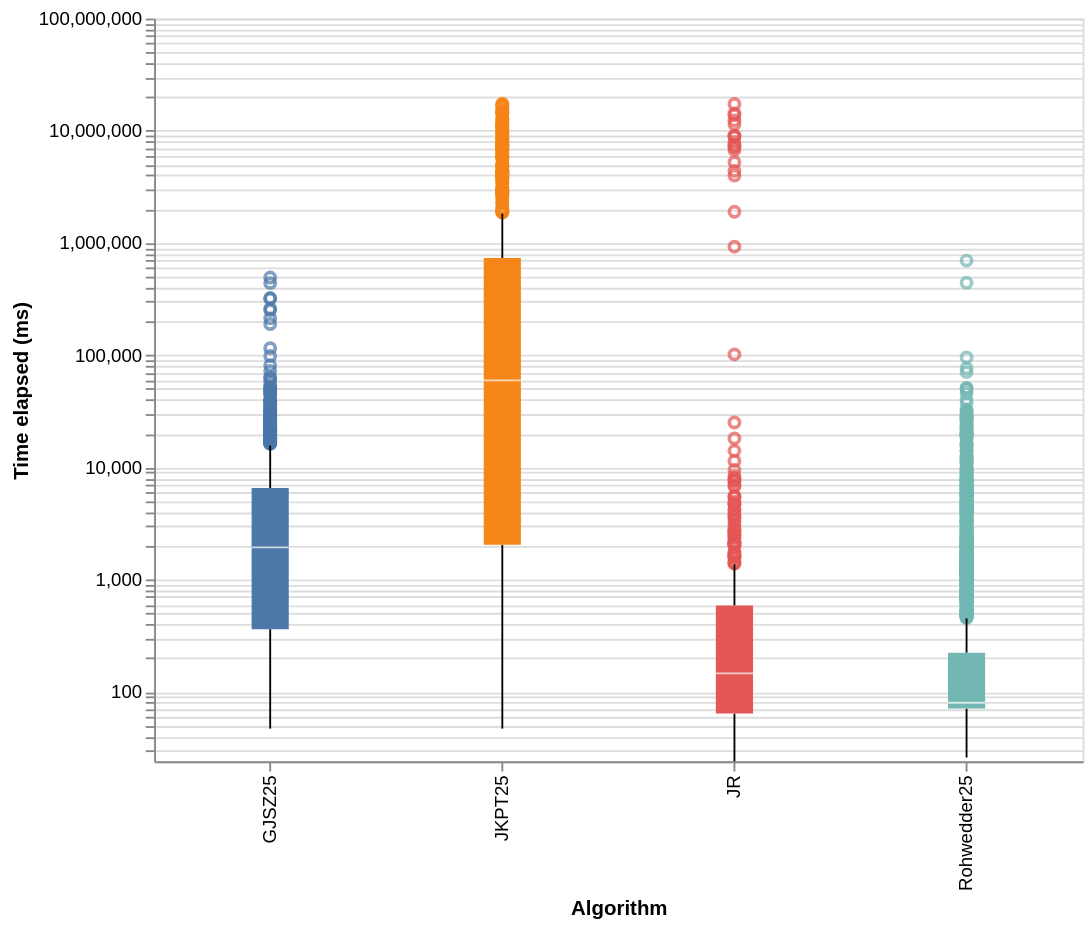

This figure's notebook cell:
### Markdown cell above
#### Overall comparison

### Code cell
chart = (
    alt.Chart(df_finished)
    .mark_boxplot(size=20)
    .encode(
        x=alt.X(
            "algorithm:N",
            title="Algorithm"
        ),
        y=alt.Y(
            "elapsed:Q",
            title="Time elapsed (ms)",
            scale=alt.Scale(
                type="log",
                domain=[df_finished["elapsed"].min(), 100_000_000]
            )
        ),
        color=alt.Color("algorithm:N", legend = None)
    )
    .properties(
        width=500,
        height=400
    )
)

display(chart)

chart.save("runtime_by_algorithm.pdf")

### Figure 1 — Vega specification as saved in the notebook (floating-point values rounded to 4 significant figures; data arrays with more than 128 entries replaced by an {"elided": "..."} marker saying what was removed)
{"$schema": "https://vega.github.io/schema/vega/v6.json", "data": [{"name": "source_0"}, {"name": "data_0"}, {"name": "data_1", "values": {"elided": "913 records"}}, {"name": "data_2"}, {"name": "data_3", "values": [{"algorithm": "Rohwedder25", "lower_box_elapsed": 71.0, "lower_whisker_elapsed": 26.0, "upper_whisker_elapsed": 451.0}, {"algorithm": "GJSZ25", "lower_box_elapsed": 362.0, "lower_whisker_elapsed": 47.0, "upper_whisker_elapsed": 15640.0}, {"algorithm": "JR", "lower_box_elapsed": 64.0, "lower_whisker_elapsed": 24.0, "upper_whisker_elapsed": 1371.0}, {"algorithm": "JKPT25", "lower_box_elapsed": 2043.0, "lower_whisker_elapsed": 47.0, "upper_whisker_elapsed": 1825000.0}]}, {"name": "data_4", "values": [{"algorithm": "Rohwedder25", "lower_whisker_elapsed": 26.0, "upper_box_elapsed": 223.0, "upper_whisker_elapsed": 451.0}, {"algorithm": "GJSZ25", "lower_whisker_elapsed": 47.0, "upper_box_elapsed": 6549.0, "upper_whisker_elapsed": 15640.0}, {"algorithm": "JR", "lower_whisker_elapsed": 24.0, "upper_box_elapsed": 588.0, "upper_whisker_elapsed": 1371.0}, {"algorithm": "JKPT25", "lower_whisker_elapsed": 47.0, "upper_box_elapsed": 735200.0, "upper_whisker_elapsed": 1825000.0}]}, {"name": "data_5"}, {"name": "data_6", "values": [{"algorithm": "Rohwedder25", "lower_box_elapsed": 71.0, "max_elapsed": 697100.0, "mid_box_elapsed": 80.0, "min_elapsed": 26.0, "upper_box_elapsed": 223.0}, {"algorithm": "GJSZ25", "lower_box_elapsed": 362.0, "max_elapsed": 492100.0, "mid_box_elapsed": 1938.0, "min_elapsed": 47.0, "upper_box_elapsed": 6549.0}, {"algorithm": "JR", "lower_box_elapsed": 64.0, "max_elapsed": 17330000.0, "mid_box_elapsed": 146.0, "min_elapsed": 24.0, "upper_box_elapsed": 588.0}, {"algorithm": "JKPT25", "lower_box_elapsed": 2043.0, "max_elapsed": 17410000.0, "mid_box_elapsed": 59720.0, "min_elapsed": 47.0, "upper_box_elapsed": 735200.0}]}, {"name": "data_7", "values": [{"algorithm": "Rohwedder25", "lower_box_elapsed": 71.0, "max_elapsed": 697100.0, "mid_box_elapsed": 80.0, "min_elapsed": 26.0, "upper_box_elapsed": 223.0}, {"algorithm": "GJSZ25", "lower_box_elapsed": 362.0, "max_elapsed": 492100.0, "mid_box_elapsed": 1938.0, "min_elapsed": 47.0, "upper_box_elapsed": 6549.0}, {"algorithm": "JR", "lower_box_elapsed": 64.0, "max_elapsed": 17330000.0, "mid_box_elapsed": 146.0, "min_elapsed": 24.0, "upper_box_elapsed": 588.0}, {"algorithm": "JKPT25", "lower_box_elapsed": 2043.0, "max_elapsed": 17410000.0, "mid_box_elapsed": 59720.0, "min_elapsed": 47.0, "upper_box_elapsed": 735200.0}]}, {"name": "data_1_x_domain_algorithm_0", "values": [{"algorithm": "Rohwedder25"}, {"algorithm": "GJSZ25"}, {"algorithm": "JKPT25"}, {"algorithm": "JR"}]}, {"name": "data_3_x_domain_algorithm_1", "values": [{"algorithm": "Rohwedder25"}, {"algorithm": "GJSZ25"}, {"algorithm": "JR"}, {"algorithm": "JKPT25"}]}, {"name": "data_4_x_domain_algorithm_2", "values": [{"algorithm": "Rohwedder25"}, {"algorithm": "GJSZ25"}, {"algorithm": "JR"}, {"algorithm": "JKPT25"}]}, {"name": "data_6_x_domain_algorithm_3", "values": [{"algorithm": "Rohwedder25"}, {"algorithm": "GJSZ25"}, {"algorithm": "JR"}, {"algorithm": "JKPT25"}]}, {"name": "data_7_x_domain_algorithm_4", "values": [{"algorithm": "Rohwedder25"}, {"algorithm": "GJSZ25"}, {"algorithm": "JR"}, {"algorithm": "JKPT25"}]}, {"name": "data_1_color_domain_algorithm_0", "values": [{"algorithm": "Rohwedder25"}, {"algorithm": "GJSZ25"}, {"algorithm": "JKPT25"}, {"algorithm": "JR"}]}, {"name": "data_6_color_domain_algorithm_1", "values": [{"algorithm": "Rohwedder25"}, {"algorithm": "GJSZ25"}, {"algorithm": "JR"}, {"algorithm": "JKPT25"}]}, {"name": "data_7_color_domain_algorithm_2", "values": [{"algorithm": "Rohwedder25"}, {"algorithm": "GJSZ25"}, {"algorithm": "JR"}, {"algorithm": "JKPT25"}]}], "marks": [{"type": "symbol", "name": "layer_0_layer_0_marks", "from": {"data": "data_1"}, "encode": {"update": {"y": {"field": "elapsed", "scale": "y"}, "opacity": {"value": 0.7}, "x": {"field": "algorithm", "scale": "x", "band": 0.5}, "fill": {"value": "transparent"}, "stroke": {"field": "algorithm", "scale": "color"}}}, "style": ["point", "boxplot-outliers"]}, {"type": "rule", "name": "layer_0_layer_1_layer_0_marks", "from": {"data": "data_3"}, "encode": {"update": {"tooltip": {"signal": "{\"Upper Whisker of Time elapsed (ms)\": format(datum[\"upper_whisker_elapsed\"], \"\"), \"Lower Whisker of Time elapsed (ms)\": format(datum[\"lower_whisker_elapsed\"], \"\"), \"algorithm\": isValid(datum[\"algorithm\"]) ? datum[\"algorithm\"] : \"\"+datum[\"algorithm\"], \"Algorithm\": isValid(datum[\"algorithm\"]) ? datum[\"algorithm\"] : \"\"+datum[\"algorithm\"]}"}, "stroke": {"value": "black"}, "y2": {"field": "lower_box_elapsed", "scale": "y"}, "y": {"field": "lower_whisker_elapsed", "scale": "y"}, "x": {"field": "algorithm", "scale": "x", "band": 0.5}}}, "style": ["rule", "boxplot-rule"], "aria": false}, {"type": "rule", "name": "layer_0_layer_1_layer_1_marks", "from": {"data": "data_4"}, "encode": {"update": {"x": {"field": "algorithm", "scale": "x", "band": 0.5}, "y": {"field": "upper_box_elapsed", "scale": "y"}, "tooltip": {"signal": "{\"Upper Whisker of Time elapsed (ms)\": format(datum[\"upper_whisker_elapsed\"], \"\"), \"Lower Whisker of Time elapsed (ms)\": format(datum[\"lower_whisker_elapsed\"], \"\"), \"algorithm\": isValid(datum[\"algorithm\"]) ? datum[\"algorithm\"] : \"\"+datum[\"algorithm\"], \"Algorithm\": isValid(datum[\"algorithm\"]) ? datum[\"algorithm\"] : \"\"+datum[\"algorithm\"]}"}, "y2": {"field": "upper_whisker_elapsed", "scale": "y"}, "stroke": {"value": "black"}}}, "aria": false, "style": ["rule", "boxplot-rule"]}, {"type": "rect", "name": "layer_1_layer_0_marks", "from": {"data": "data_6"}, "encode": {"update": {"y": {"field": "lower_box_elapsed", "scale": "y"}, "xc": {"field": "algorithm", "scale": "x", "band": 0.5}, "fill": {"field": "algorithm", "scale": "color"}, "tooltip": {"signal": "{\"Max of Time elapsed (ms)\": format(datum[\"max_elapsed\"], \"\"), \"Q3 of Time elapsed (ms)\": format(datum[\"upper_box_elapsed\"], \"\"), \"Median of Time elapsed (ms)\": format(datum[\"mid_box_elapsed\"], \"\"), \"Q1 of Time elapsed (ms)\": format(datum[\"lower_box_elapsed\"], \"\"), \"Min of Time elapsed (ms)\": format(datum[\"min_elapsed\"], \"\"), \"algorithm\": isValid(datum[\"algorithm\"]) ? datum[\"algorithm\"] : \"\"+datum[\"algorithm\"], \"Algorithm\": isValid(datum[\"algorithm\"]) ? datum[\"algorithm\"] : \"\"+datum[\"algorithm\"]}"}, "width": {"value": 20}, "y2": {"field": "upper_box_elapsed", "scale": "y"}}}, "style": ["bar", "boxplot-box"]}, {"type": "rect", "name": "layer_1_layer_1_marks", "from": {"data": "data_7"}, "encode": {"update": {"height": {"value": 1}, "fill": [{"field": "algorithm", "scale": "color", "test": "datum['lower_box_elapsed'] >= datum['upper_box_elapsed']"}, {"value": "white"}], "xc": {"field": "algorithm", "scale": "x", "band": 0.5}, "opacity": {"value": 0.7}, "yc": {"field": "mid_box_elapsed", "scale": "y"}, "width": {"value": 20}, "tooltip": {"signal": "{\"Max of Time elapsed (ms)\": format(datum[\"max_elapsed\"], \"\"), \"Q3 of Time elapsed (ms)\": format(datum[\"upper_box_elapsed\"], \"\"), \"Median of Time elapsed (ms)\": format(datum[\"mid_box_elapsed\"], \"\"), \"Q1 of Time elapsed (ms)\": format(datum[\"lower_box_elapsed\"], \"\"), \"Min of Time elapsed (ms)\": format(datum[\"min_elapsed\"], \"\"), \"algorithm\": isValid(datum[\"algorithm\"]) ? datum[\"algorithm\"] : \"\"+datum[\"algorithm\"], \"Algorithm\": isValid(datum[\"algorithm\"]) ? datum[\"algorithm\"] : \"\"+datum[\"algorithm\"]}"}}}, "style": ["tick", "boxplot-median"], "aria": false}], "scales": [{"name": "x", "type": "band", "domain": {"fields": [{"data": "data_1_x_domain_algorithm_0", "field": "algorithm"}, {"data": "data_3_x_domain_algorithm_1", "field": "algorithm"}, {"data": "data_4_x_domain_algorithm_2", "field": "algorithm"}, {"data": "data_6_x_domain_algorithm_3", "field": "algorithm"}, {"data": "data_7_x_domain_algorithm_4", "field": "algorithm"}], "sort": true}, "range": [0, {"signal": "width"}], "paddingOuter": 0, "paddingInner": 0}, {"name": "y", "type": "log", "domain": [24, 100000000], "range": [{"signal": "height"}, 0]}, {"name": "color", "type": "ordinal", "domain": {"fields": [{"data": "data_1_color_domain_algorithm_0", "field": "algorithm"}, {"data": "data_6_color_domain_algorithm_1", "field": "algorithm"}, {"data": "data_7_color_domain_algorithm_2", "field": "algorithm"}], "sort": true}, "range": "category"}], "axes": [{"scale": "y", "maxExtent": 0, "minExtent": 0, "domain": false, "aria": false, "zindex": 0, "orient": "left", "gridScale": "x", "labels": false, "ticks": false, "grid": true}, {"scale": "x", "grid": false, "zindex": 0, "orient": "bottom", "title": "Algorithm", "labelBaseline": "middle", "labelAlign": "right", "labelAngle": 270}, {"scale": "y", "title": "Time elapsed (ms)", "grid": false, "orient": "left", "labelOverlap": "greedy", "zindex": 0}], "background": "white", "style": "cell", "padding": 5, "width": 500, "height": 400}
